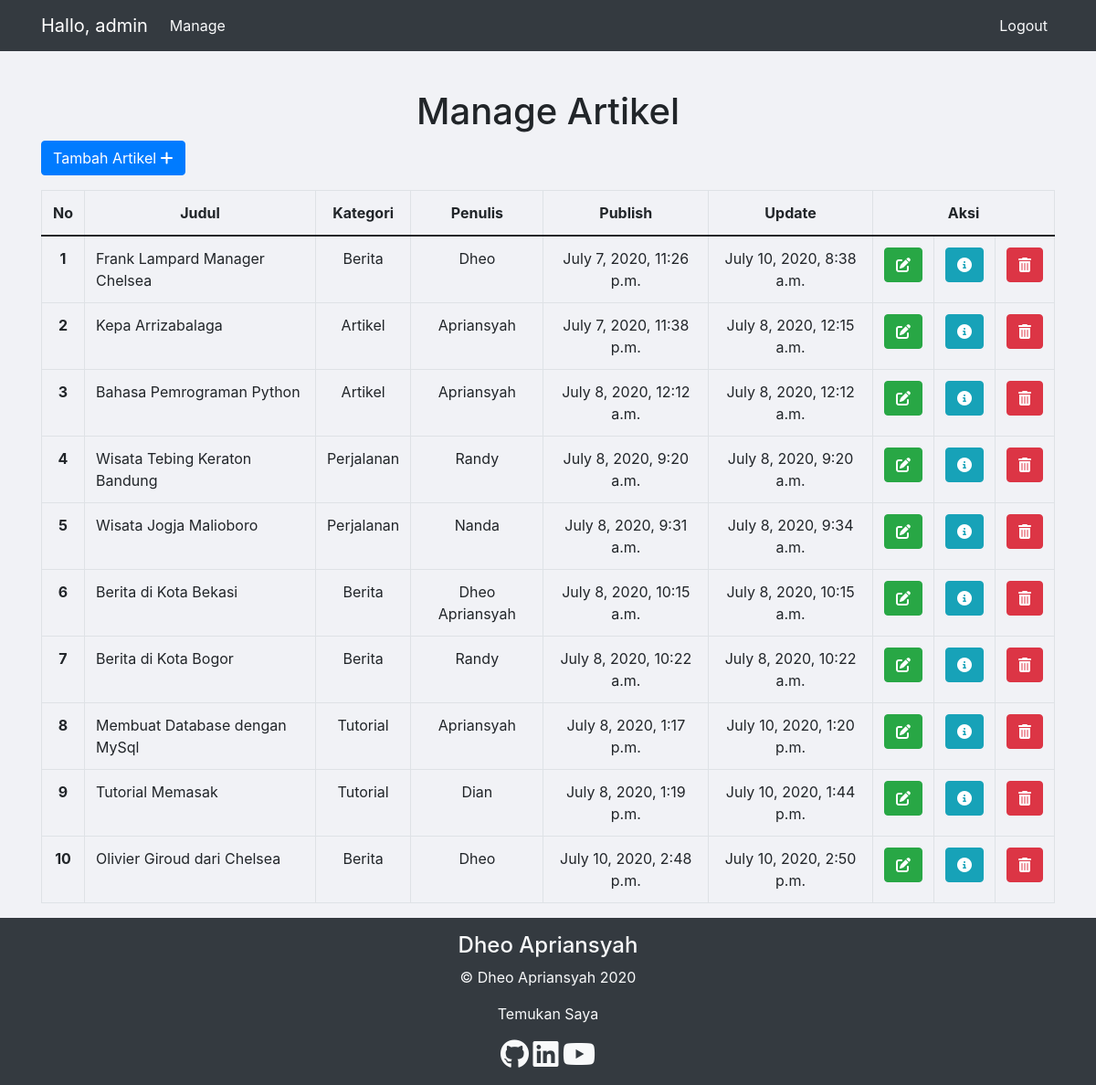
/manage-artikel (signed in), run on an earlier commit of the app's database.
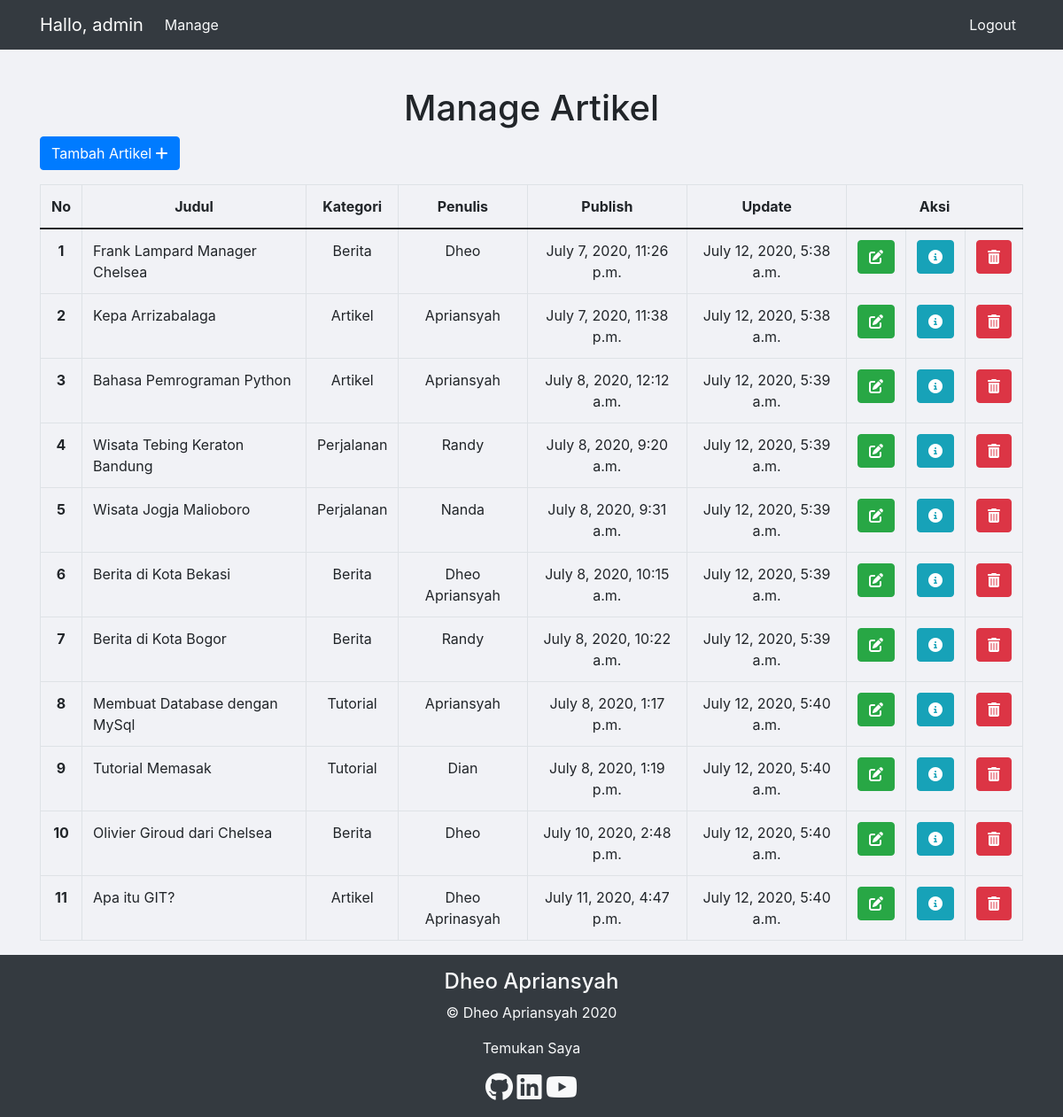
And on a later commit of the database.
### artikel/models.py (models this page shows, shortened)
class ModelArtikel(models.Model):
    image      = models.ImageField(upload_to='upload/')
    judul       = models.CharField(max_length=50)
    kategori    = models.CharField(max_length=50)
    body        = models.TextField()
    penulis     = models.CharField(max_length=50)
    publish     = models.DateTimeField(auto_now_add=True)
    update      = models.DateTimeField(auto_now=True)
    slug        = models.SlugField(blank=True, editable=False)

### artikel/views.py (the view)
# urls.py: path('manage-artikel',manage,name='manage'),
@login_required(login_url='login')
def manage(request):
    data_artikel = ModelArtikel.objects.all()
    context = {
        'Data':data_artikel,
    }
    return render(request,'artikel/manage/manage.html',context)

### artikel/templates/artikel/manage/manage.html (shortened to what this page needs)
{% extends 'base_manage.html' %}
{% block manage-artikel %}
<section class="mt-5">
<div class="container">
<h1  class="text-center">Manage Artikel</h1>
<a href="{% url 'create' %}" class="btn btn-primary mb-3">Tambah Artikel <i class="fas fa-plus"></i></a>
<table class="table table-bordered table-hover">
    <thead class="text-center">
      <tr>
        <th scope="col">No</th>
        <th scope="col">Judul</th>
        <th scope="col">Kategori</th>
        <th scope="col">Penulis</th>
        <th scope="col">Publish</th>
        <th scope="col">Update</th>
        <th colspan="3" scope="col">Aksi</th>
      </tr>
    </thead>
    <tbody class="text-center">
      {% for data in Data %}
      <tr>
        <th scope="row">{{forloop.counter}}</th>
        <td class="text-left">{{data.judul}}</td>
        <td>{{data.kategori}}</td>
        <td>{{data.penulis}}</td>
        <td>{{data.publish}}</td>
        <td>{{data.update}}</td>
        <td><a class="btn btn-success" href="{% url 'update' data.id %}" title="Edit Artiket"><i class="fas fa-edit"></i></a></td>
        <td><a class="btn btn-info" href="{% url 'detail' data.id %}" title="Detail Artikel"><i class="fas fa-info-circle"></i></a></td>
        <td><a class="btn btn-danger" href="{% url 'delete' data.id %}"><i class="fas fa-trash-alt"></i></a></td>
      </tr>
      {% endfor %}
    </tbody>
</table>
</div>
</section>
{% endblock manage-artikel %}

### templates/base_manage.html (shortened to what this page needs)
{% load static %}
<!DOCTYPE html>
<html lang="en">
<head>
    <link rel="stylesheet" href="https://stackpath.bootstrapcdn.com/bootstrap/5.0.0-alpha1/css/bootstrap.min.css">
    <link rel="stylesheet" href="{% static 'vendor/css/bootstrap.min.css' %}">
    <link rel="stylesheet" href="{% static 'css/style.css' %}">
</head>
<body>
    {% include 'snippets/navbar_manage.html' %}
    {% block manage-artikel %}
    {% endblock manage-artikel %}
{% include 'snippets/footer.html' %}
</body>
</html>

### templates/snippets/navbar_manage.html (shortened to what this page needs)
<nav class="navbar fixed-top navbar-expand-lg navbar-transparent navbar-dark bg-dark" >
    <div class="container">
        <a class="navbar-brand" href="{% url 'cv' %}">Hallo, {{user}}</a>
        <div class="collapse navbar-collapse">
            <ul class="navbar-nav">
                <li class="nav-item">
                    <a class="nav-link text-light" href="{% url 'manage' %}">Manage</a>
                </li>
            </ul>
        </div>
        <div class="collapse navbar-collapse justify-content-end" id="navbarNavDropdown">
            <ul class="navbar-nav">
                <li class="nav-item">
                    <a class="nav-link text-light" href="{% url 'logout' %}">Logout</a>
                </li>
            </ul>
        </div>
    </div>
</nav>

### templates/snippets/footer.html
<section class="footer pb-3 pt-3 bg-dark text-light">
    <div class="h4 title text-center">Dheo Apriansyah</div>
    <div class="text-center text-muted">
        <p class="text-light">&copy; Dheo Apriansyah 2020</p>
    </div>
    <div class="container text-center">
        <p>Temukan Saya</p>
        <a href="https://github.com/DheoAp" target="_blank" rel="nofollow" title="GitHub" style="color: inherit;"><i class="fab fa-github fa-2x"></i></a>
        <a href="https://www.linkedin.com/in/dheo-apriansyah-b13100174" target="_blank" rel="nofollow" title="linkedin"  style="color: inherit;"><i class="fab fa-linkedin fa-2x"></i></a>
        <i class="fab fa-youtube fa-2x" title="Youtube"></i>
    </div>
</section>

### static/css/style.css (style rules this page uses)
body { background-color: #f1f2f6; padding-top: 50px }

What changed in the data, as far as the page shows it:
changed ModelArtikel "Frank Lampard Manager Chelsea": update "July 10, 2020, 8:38 a.m." → "July 12, 2020, 5:38 a.m."
changed ModelArtikel "Kepa Arrizabalaga": update "July 8, 2020, 12:15 a.m." → "July 12, 2020, 5:38 a.m."
changed ModelArtikel "Bahasa Pemrograman Python": update "July 8, 2020, 12:12 a.m." → "July 12, 2020, 5:39 a.m."
changed ModelArtikel "Wisata Tebing Keraton Bandung": update "July 8, 2020, 9:20 a.m." → "July 12, 2020, 5:39 a.m."
changed ModelArtikel "Wisata Jogja Malioboro": update "July 8, 2020, 9:34 a.m." → "July 12, 2020, 5:39 a.m."
changed ModelArtikel "Berita di Kota Bekasi": update "July 8, 2020, 10:15 a.m." → "July 12, 2020, 5:39 a.m."
changed ModelArtikel "Berita di Kota Bogor": update "July 8, 2020, 10:22 a.m." → "July 12, 2020, 5:39 a.m."
changed ModelArtikel "Membuat Database dengan MySql": update "July 10, 2020, 1:20 p.m." → "July 12, 2020, 5:40 a.m."
changed ModelArtikel "Tutorial Memasak": update "July 10, 2020, 1:44 p.m." → "July 12, 2020, 5:40 a.m."
changed ModelArtikel "Olivier Giroud dari Chelsea": update "July 10, 2020, 2:50 p.m." → "July 12, 2020, 5:40 a.m."
added ModelArtikel: judul "Apa itu GIT?", kategori "Artikel", penulis "Dheo Aprinasyah", publish "July 11, 2020, 4:47 p.m.", update "July 12, 2020, 5:40 a.m."
